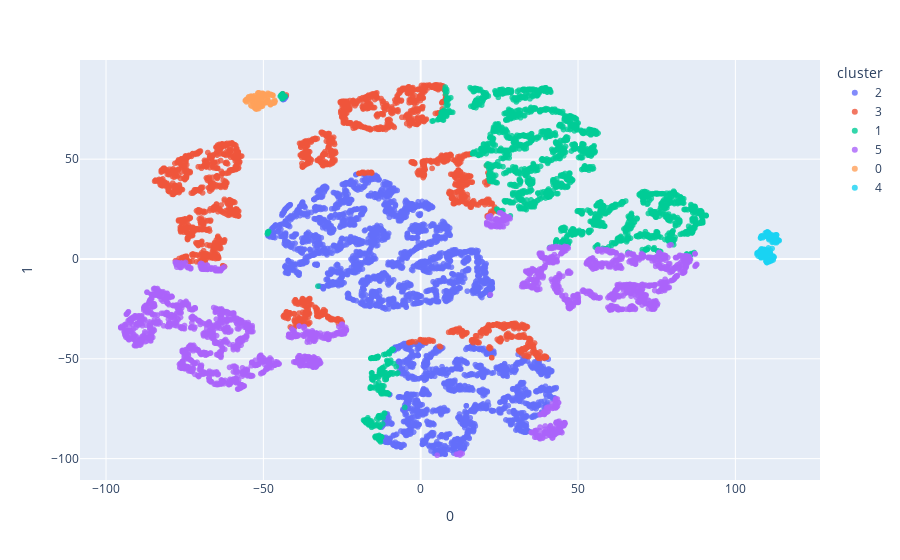

Write notebook code for a chart like this one.
### Code cell
import plotly.express as px

fig = px.scatter(
    projected_customers,
    x=0,
    y=1,
    color=rfms.cluster,
    labels={"color": "cluster"},
    opacity=0.8,
)
fig.show()

### Figure 1 — Plotly figure (JSON) as saved in the notebook; plotly's stock layout.template omitted (floating-point values rounded to 4 significant figures; data arrays with more than 128 entries replaced by an {"elided": "..."} marker saying what was removed)
{"data": [{"hovertemplate": "cluster=2<br>0=%{x}<br>1=%{y}<extra></extra>", "legendgroup": "2", "marker": {"color": "#636efa", "opacity": 0.8, "symbol": "circle"}, "mode": "markers", "name": "2", "showlegend": true, "x": {"elided": "3801 float values"}, "xaxis": "x", "y": {"elided": "3801 float values"}, "yaxis": "y", "type": "scattergl"}, {"hovertemplate": "cluster=3<br>0=%{x}<br>1=%{y}<extra></extra>", "legendgroup": "3", "marker": {"color": "#EF553B", "opacity": 0.8, "symbol": "circle"}, "mode": "markers", "name": "3", "showlegend": true, "x": {"elided": "2410 float values"}, "xaxis": "x", "y": {"elided": "2410 float values"}, "yaxis": "y", "type": "scattergl"}, {"hovertemplate": "cluster=1<br>0=%{x}<br>1=%{y}<extra></extra>", "legendgroup": "1", "marker": {"color": "#00cc96", "opacity": 0.8, "symbol": "circle"}, "mode": "markers", "name": "1", "showlegend": true, "x": {"elided": "2218 float values"}, "xaxis": "x", "y": {"elided": "2218 float values"}, "yaxis": "y", "type": "scattergl"}, {"hovertemplate": "cluster=5<br>0=%{x}<br>1=%{y}<extra></extra>", "legendgroup": "5", "marker": {"color": "#ab63fa", "opacity": 0.8, "symbol": "circle"}, "mode": "markers", "name": "5", "showlegend": true, "x": {"elided": "2483 float values"}, "xaxis": "x", "y": {"elided": "2483 float values"}, "yaxis": "y", "type": "scattergl"}, {"hovertemplate": "cluster=0<br>0=%{x}<br>1=%{y}<extra></extra>", "legendgroup": "0", "marker": {"color": "#FFA15A", "opacity": 0.8, "symbol": "circle"}, "mode": "markers", "name": "0", "showlegend": true, "x": [-54.95, -46.85, -51.28, -48.55, -53.56, -51.79, -51.32, -53.94, -48.7, -47.98, -51.61, -50.15, -52.31, -54.99, -46.37, -51.12, -51.49, -47.28, -53.15, -50.27, -53.21, -53.05, -53.58, -47.99, -47.61, -48.56, -50.5, -55.36, -51.8, -51.43, -49.78, -50.51, -55.51, -48.23, -50.28, -52.2, -51.37, -51.47, -46.39, -48.06, -51.77, -52.47, -47.84, -51.54, -54.98, -47.74, -50.42, -49.54, -46.76, -51.07, -52.06, -53.99, -52.26, -52.39, -49.59, -52.01, -48.39, -53.98, -50.8, -55.75, -52.39, -49.28, -48.74, -53.75, -53.29, -47.18, -53.13, -53.98, -52.48, -55.45, -46.3, -47.77, -47.72, -48.54, -52.8, -52.78, -53.6, -51.51, -51.15, -53.01, -51.72, -50.12, -52.3, -51.81, -50.45, -52.4, -51.04, -52.32, -49.38, -46.47, -54.64, -52.41, -47.04, -46.46, -54.73, -48.65, -49.49, -53.51, -51.44, -46.94, -50.54, -51.58, -55.61, -51.73, -54.09, -53.32, -50.47, -47.38, -51.05, -50.2, -55.51, -55.12, -53.7, -53.36, -55.37, -49.94, -52.21, -52.9, -48.61], "xaxis": "x", "y": [80.14, 78.07, 78.43, 83.04, 81.41, 78.2, 78.43, 81.59, 78.45, 82.55, 83.13, 77.5, 78.06, 79.97, 78.74, 76.61, 81.79, 82.2, 81.37, 81.01, 80.88, 77.14, 79.08, 82.53, 82.39, 81.13, 76.54, 79.91, 77.29, 78.5, 82.53, 81.15, 79.59, 78.62, 76.58, 75.08, 83.26, 77.27, 78.77, 82.54, 80.32, 75.4, 77.46, 81.04, 79.11, 77.33, 77.79, 82.32, 78.18, 80.85, 80.31, 80.85, 76.85, 80.87, 80.88, 77.02, 82.63, 80.87, 76.72, 79.32, 75.46, 78.36, 80.31, 76.62, 78.93, 82.08, 80.37, 76.97, 75.24, 79.76, 78.99, 82.42, 77.34, 79.47, 81.76, 76.58, 81.23, 77.53, 76.47, 80.83, 83.15, 82.83, 78.04, 75.29, 79.62, 76.11, 77.12, 80.82, 78.25, 78.22, 81.22, 76.31, 82.03, 79.59, 81.01, 78.52, 82.18, 78.89, 75.38, 81.99, 81.68, 82.07, 79.43, 76.34, 80.88, 81.12, 82.9, 78.4, 78.88, 82.95, 79.63, 80.07, 81.43, 80.33, 78.69, 78.43, 75.9, 75.89, 79.41], "yaxis": "y", "type": "scattergl"}, {"hovertemplate": "cluster=4<br>0=%{x}<br>1=%{y}<extra></extra>", "legendgroup": "4", "marker": {"color": "#19d3f3", "opacity": 0.8, "symbol": "circle"}, "mode": "markers", "name": "4", "showlegend": true, "x": {"elided": "142 float values"}, "xaxis": "x", "y": {"elided": "142 float values"}, "yaxis": "y", "type": "scattergl"}], "layout": {"xaxis": {"anchor": "y", "domain": [0.0, 1.0], "title": {"text": "0"}}, "yaxis": {"anchor": "x", "domain": [0.0, 1.0], "title": {"text": "1"}}, "legend": {"title": {"text": "cluster"}, "tracegroupgap": 0}, "margin": {"t": 60}}}
